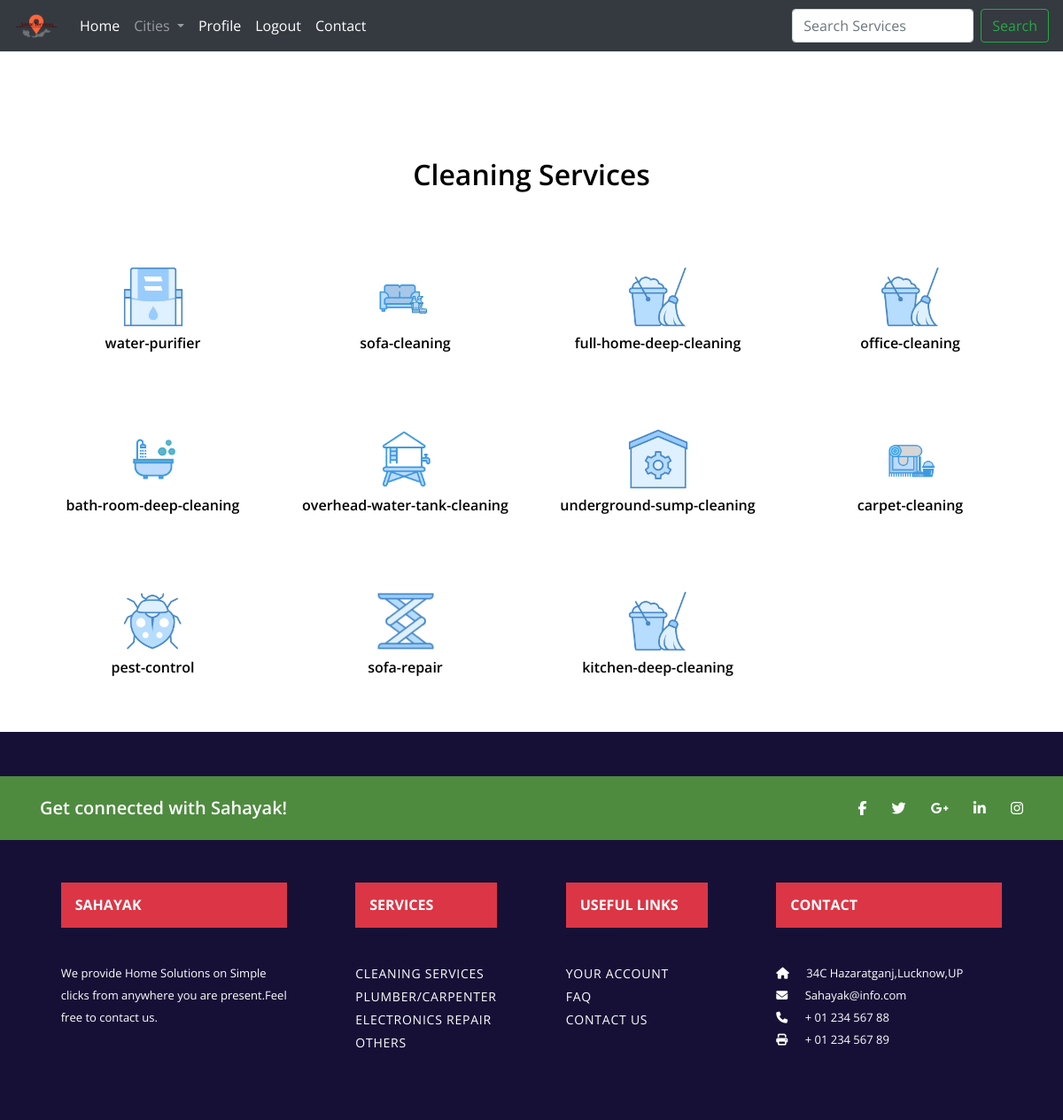
Page /sendmsg/services/cleaning/ (signed in) on the committed database.
### core/models.py (models this page shows)
class UserService(models.Model):
    name=models.CharField(max_length=70)
    img=models.ImageField()
    categ=models.CharField(max_length=70)
    price=models.IntegerField(default=100)
    description=models.CharField(max_length=2000)

### core/views.py (the view)
# urls.py: path('<city>/services/<serv>/',views.userservice,name='Userservice'),
def userservice(request,serv,city):
    if(request.user.is_authenticated):
        fm2=Search()
        obj1=UserService.objects.all()
        return render(request,'services.htm',{'dict1':obj1,'servi':serv,'form2':fm2,'place':city})
    else:
        messages.info(request,"Login first !!")
        return HttpResponseRedirect('/'+city+'/')

### core/forms.py
class Search(forms.Form):
    service=forms.CharField(widget=forms.TextInput(attrs={'class':'form-control mr-sm-2','placeholder':'Search Services','id':'service','aria-label':'Search'}))

### templates/services.htm (shortened to what this page needs)
{% extends 'base.htm' %}
{% load static %}
{% block content1 %}
<div class="works" id="work">
    <div class="container">
        <div class="default-heading">
            <h2>{{servi|capfirst}} Services</h2>
        </div>
        <div class="row">
            {% for obj2 in dict1 %}
                {% ifequal obj2.categ servi %}
                    <div class="col-md-3 my-4">
                        <div class="work-item">
                            <a href="{{obj2.name}}/"><img class="img-responsive zoom2" src="{{obj2.img.url}}" alt="" width="70" height="70"></a>
                            <h6 class="my-2"><a href="{{obj2.name}}/">{{obj2.name}}</a></h6>
                        </div>
                    </div>
                {% endifequal %}
            {% endfor %}
        </div>
    </div>
</div>
{% endblock content1 %}

### static/css/style.css (style rules this page uses)
body { font-family: 'Open Sans', Sans Serif; font-weight: 400; color: #000000; -webkit-font-smoothing: antialiased; }
h1,h2,h3,h4,h5,h6 { font-family: 'Open Sans', Sans Serif; font-weight: 600; }
a { text-decoration: none; color: #000000; }
.default-heading { margin-bottom: 30px; text-align: center; }
.default-heading h2 { margin-top: 0; margin-bottom: 20px; font-size: 32px; }
.works { padding-top: 120px; padding-bottom: 30px; }
.works .work-item { max-width: 360px; margin: 0 auto; margin-top: 30px; text-align: center; }

### templates/base.htm (style rules this page uses)
.zoom2 { transition: transform .3s; }

### rows in the picture
UserService: img (picture), name "water-purifier"
UserService: img (picture), name "sofa-cleaning"
UserService: img (picture), name "full-home-deep-cleaning"
UserService: img (picture), name "office-cleaning"
UserService: img (picture), name "bath-room-deep-cleaning"
UserService: img (picture), name "overhead-water-tank-cleaning"
UserService: img (picture), name "underground-sump-cleaning"
UserService: img (picture), name "carpet-cleaning"
UserService: img (picture), name "pest-control"
UserService: img (picture), name "sofa-repair"
UserService: img (picture), name "kitchen-deep-cleaning"

### other values in the picture
{{ servi|capfirst }} "Cleaning"
